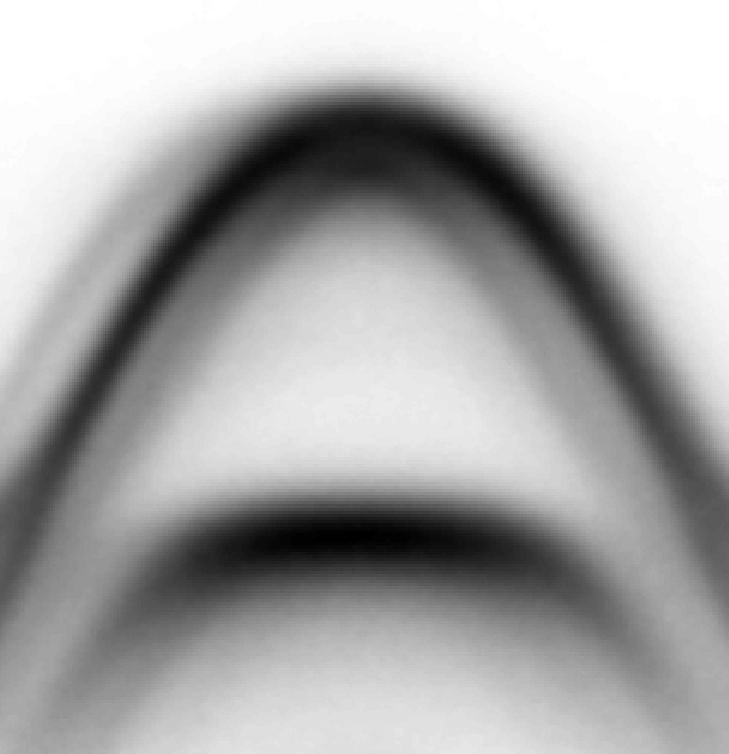
#> input picture simple_model/figs_png/cut_KGK.png, 729 x 754 px
$ python G2_fit_bands.py
#> lines starting #> are read from the running program, lines starting #| are printed output that depends on the picture; long printed decimals are rounded
import numpy as np
from PIL import Image
import matplotlib.pyplot as plt
from scipy.optimize import curve_fit
import os

dirname = "figs_png/"
dirname_data = "data_fits/"
#Open image and take pixels
filename = dirname + "cut_KGK.png"
im  = Image.open(filename)
#> im is the input picture: PIL image 729x754 RGBA; mean R, G, B, A 167.5, 167.5, 167.5, 255

#to array
pic = np.array(np.asarray(im))
len_e,len_k,z = pic.shape
#> len_e = 754; len_k = 729; z = 4

data = np.zeros((2,len_k),dtype=int)
r = 0.1         #removed k space from fit
E_min_cut = -1.7
E_max_cut = -0.5
K_cut = 0.5

k_line = np.linspace(-K_cut+r,K_cut-r,int(len_k*(1-r*2)))
#> k_line = 583 values from -0.4 to 0.4
e_line = np.linspace(E_min_cut,E_max_cut,len_e)
#> e_line = 754 values from -1.7 to -0.5

#Take for each column the darkest point, above and below a separatrix line b/w the two bands,
#and fit the points around it with a gaussian --> take max as darkest point
red = np.array([255,0,0,255])
green = np.array([0,255,0,255])
blue = np.array([0,0,255,255])
def inv_gauss(x,a,b,x0,s):
    return -(a*np.exp(-((x-x0)/s)**2)+b)
def find_max(col):
    med = np.argmin(col)
    domain = 50
    in_ = med-domain if med-domain > 0 else 0
    fin_ = med+domain if med+domain < len(col) else -1
    new_arr = col[in_:fin_]
    P0 = [np.max(new_arr)-np.min(new_arr),-np.max(new_arr),np.argmin(new_arr),50]
    try:
        popt,pcov = curve_fit(
            inv_gauss,
            np.arange(len(new_arr)), new_arr,
            p0 = P0,
#            bounds= ,
            )
        return in_+int(popt[2]) if abs(in_+int(popt[2]))<len(col) else med
    except:
        return med
    print(popt)
    xx = np.linspace(0,len(new_arr),1000)
    plt.plot(xx,inv_gauss(xx,*popt),'k-')
    plt.plot(np.arange(len(new_arr)),new_arr,'r*')
    plt.show()

if 0:#print border between the two bands
    for x in range(len_k):
        border = len_e//2+(x-len_k//2)**2//400
        pic[border,x] = green
    new_image = Image.fromarray(np.uint8(pic))
    new_imagename = "temp.png"
    new_image.save(new_imagename)
    os.system("xdg-open "+new_imagename)
    exit()

new_filename = dirname + "G_extracted_points.png"
data_filename = dirname_data + "G_data_fit_bands.npy"
try:#compute darkest points of the two bands
    im  = Image.open(filename)
    data = np.load(data_filename)
#> (reads simple_model/data_fits/G_data_fit_bands.npy from the repository)
except:
    for x in range(len_k):
        border = len_e//2+(x-len_k//2)**2//400
        col = pic[:border,x,0]
        d = find_max(col)
#        d = np.argmin(col)
        pic[d,x,:] = red
        data[0,x] = int(len_e-d)
    for x in range(len_k):
        border = len_e//2+(x-len_k//2)**2//400
        col = pic[border:,x,0]
        d = find_max(col)
#        d = np.argmin(col)
        pic[border+d,x,:] = blue
        data[1,x] = int(len_e-(border+d))
    #save data
    np.save(data_filename,data)
    #save new image
    new_im = Image.fromarray(np.uint8(pic))
    new_im.save(new_filename)

#fitting of bands with simple model
comboX = np.append(k_line,k_line)
rem_d = int(len_k*r)+1           #?????
#> rem_d = 73
comboY = np.append(e_line[data[0,rem_d:-rem_d]],e_line[data[1,rem_d:-rem_d]])
def func1(k,a,b,c,m1,m2,mu):
    alpha = k**2/2/m1+k**2/2/m2+c
    beta = k**2/2/m1*(k**2/2/m2+c) - a**2*(1-b*k**2)**2
    step = np.sqrt(alpha**2-4*beta)
    return (-alpha+step)/2 + mu
def func2(k,a,b,c,m1,m2,mu):
    alpha = k**2/2/m1+k**2/2/m2+c
    beta = k**2/2/m1*(k**2/2/m2+c) - a**2*(1-b*k**2)**2
    step = np.sqrt(alpha**2-4*beta)
    return (-alpha-step)/2 + mu
def combinedFunc(combK,a,b,c,m1,m2,mu):
    extract1 = combK[:len(k_line)]
    extract2 = combK[len(k_line):]
    res1 = func1(extract1,a,b,c,m1,m2,mu)
    res2 = func2(extract2,a,b,c,m1,m2,mu)
    return np.append(res1, res2)

popt,pcov = curve_fit(
        combinedFunc,
        comboX,comboY,
        p0=(-0.1,-1,0.7,0.1,0.1,-0.5),
        bounds=([-10,-10,0.1,0.01,0.01,-1],[10,10,2.7,5,5,-0.1]),
        )
print(popt)
#| [ 0.1403 -1.216  0.5734  0.1583   0.5863 -0.7429]

if 1:#plot
    plt.figure()
    col = ['r','b']
    for i in range(2):
        for j in range(0,len_k-2*len_k//10+1,10):
            plt.scatter(k_line[j],e_line[data[i,j+len_k//10]],color=col[i])
    plt.plot(k_line,func1(k_line,*popt),'k-')
    plt.plot(k_line,func2(k_line,*popt),'k-')
    plt.xlim(-0.5,0.5)
    plt.ylim(-1.7,-0.5)
    plt.show()
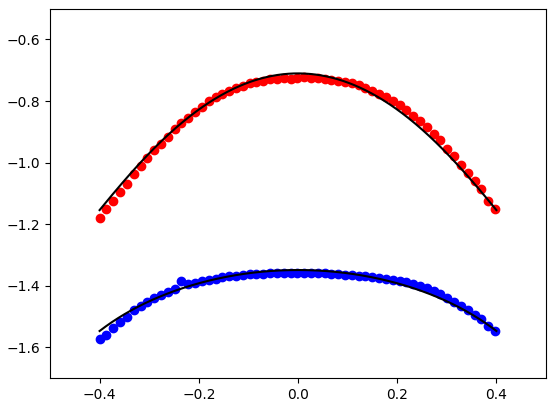
#> figure drawn by matplotlib, 1 panel; curve peaks at x = 0, y = -0.71; curve peaks at x = 0, y = -1.35

#Save result of fitting
popt_filename = dirname_data + "G_popt_interlayer.npy"
np.save(popt_filename,popt)
